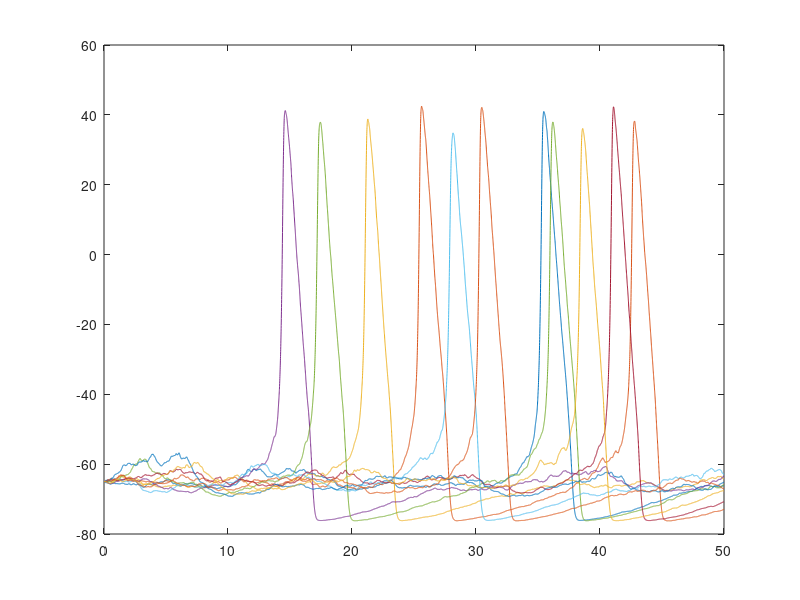

Write MATLAB code to recreate this figure.
% Stochastic Hodgkin and Huxley model
% Voltage is shifted from original model to agree with current conventions (Vext = 0)
%
% This script will simulate 10 parallel simulations of 50 ms and output the
% voltage traces.
%
% Diffusion approximation algorithm, as described by Fox 1997 (Biophys J.)
% and implemented by Goldywn 2011 (Phys Rev E). The square root of  the
% diffusion matrix is calculated at each time stepusing the steady state
% values of variables.

nsim=10; %number of parallel simulations
gK=36; gNa=120; gL=0.3; %mS/cm2
EK=-77; EL=-54.4; ENa=50; %mV
Tstop=50; dt=0.005; %ms
points = round(Tstop/dt);
NNa=3000;
NK=NNa*0.3;%NK=900;
%Iamp=10;

threshold=-10;
Eff=[];

tic();

firetimes=[];
xx=zeros(1,nsim);

vrec = zeros(points,nsim);
p=1;
%    mrec = zeros(points,nsim);
%    nrec=mrec;
v = -65*ones(1,nsim);
an=0.01*(v+55)./(1-exp(-(v+55)/10));
bn=0.125*exp(-(v+65)/80);
am=0.1*(v+40)./(1-exp(-(v+40)/10));
bm=4*exp(-(v+65)/18);
bh=(1)./(1+exp(-(v+35)/10));
ah=0.07*exp(-(v+65)/20);
M=am./bm;
H=ah./bh;
Nastatesum=(1+H).*(1+M).^3;
m=[ones(1,nsim);3*M;3*M.^2;M.^3;H;3*M.*H;3*M.^(2).*H;M.^(3).*H]./(ones(8,1)*Nastatesum);

N=an./bn;
Kstatesum=(1+N).^4;
n=[ones(1,nsim);4*N;6*N.^2;4*N.^3;N.^4]./(ones(5,1)*Kstatesum);

spikes=[];
firing=zeros(1,nsim);
tint=5;
for tt=dt:tint:Tstop
    for t = tt:dt:tt+tint-dt
        vrec(p,:) = v;
        %        mrec(p,:) = sum(m,'r');
        %        nrec(p,:) = sum(n,'r');
        %		Narec(p,:) = m(8,:);
        p=p+1;
    
        Imemb=gK*n(5,:).*(v-EK)+gNa*m(8,:).*(v-ENa)+gL*(v-EL);
        %		Imemb=gK*Kstates(5).*(v-EK)/NK+gNa*Nastates(8).*(v-ENa)/NNa+gL*(v-EL);
        
        an=0.01*(v+55)./(1-exp(-(v+55)/10));
        bn=0.125*exp(-(v+65)/80);
        am=0.1*(v+40)./(1-exp(-(v+40)/10));
        bm=4*exp(-(v+65)/18);
        bh=(1)./(1+exp(-(v+35)/10));
        ah=0.07*exp(-(v+65)/20);
        
        trans_m=[3*am.*m(1,:)-(2*am+bm+ah).*m(2,:)+2*bm.*m(3,:)+bh.*m(6,:);
            2*am.*m(2,:)-(2*bm+am+ah).*m(3,:)+3*bm.*m(4,:)+bh.*m(7,:);
            am.*m(3,:)-(3*bm+ah).*m(4,:)+bh.*m(8,:);
            -(3*am+bh).*m(5,:)+bm.*m(6,:)+ah.*m(1,:);
            3*am.*m(5,:)-(2*am+bm+bh).*m(6,:)+2*bm.*m(7,:)+ah.*m(2,:);
            2*am.*m(6,:)-(2*bm+am+bh).*m(7,:)+3*bm.*m(8,:)+ah.*m(3,:);
            am.*m(7,:)-(3*bm+bh).*m(8,:)+ah.*m(4,:)];
        
        %steady-state values of the variables
        mss=[bm.^(3).*bh;
            3*am.*bm.^(2).*bh;
            3*am.^(2).*bm.*bh;
            am.^(3).*bh;
            bm.^(3).*ah;
            3*am.*bm.^(2).*ah;
            3*am.^(2).*bm.*ah;
            am.^(3).*ah]./(ones(8,1)*((ah+bh).*(am+bm).^3));
        
        
        for ii = 1:nsim  %because this algorithm needs a matrix operation (line 90) it has to be done iterating over independent simulations
            ami=am(ii);bmi=bm(ii);ahi=ah(ii);bhi=bh(ii);
            Dmtx=[3*ami.*mss(1,ii)+(2*ami+bmi+ahi).*mss(2,ii)+2*bmi.*mss(3,ii)+bhi.*mss(6,ii),-2*(ami.*mss(2,ii)+bmi.*mss(3,ii)),0,0,-(ahi.*mss(2,ii)+bhi.*mss(6,ii)),0,0;
                -2*(ami.*mss(2,ii)+bmi.*mss(3,ii)),2*ami.*mss(2,ii)+(ami+2*bmi+ahi).*mss(3,ii)+3*bmi.*mss(4,ii)+bhi.*mss(7,ii),-(ami.*mss(3,ii)+3*bmi.*mss(4,ii)),0,0,-(ahi.*mss(3,ii)+bhi.*mss(7,ii)),0;
                0,-(ami.*mss(3,ii)+3*bmi.*mss(4,ii)),ami.*mss(3,ii)+(3*bmi+ahi).*mss(4,ii)+bhi.*mss(8,ii),0,0,0,-(ahi*mss(4,ii)+bhi.*mss(8,ii));
                0,0,0,ahi.*mss(1,ii)+(3*ami+bhi).*mss(5,ii)+bmi.*mss(6,ii),-(3*ami.*mss(5,ii)+bmi.*mss(6,ii)),0,0;
                -(ahi.*mss(2,ii)+bhi.*mss(6,ii)),0,0,-(3*ami.*mss(5,ii)+bmi.*mss(6,ii)),ahi.*mss(2,ii)+3*ami.*mss(5,ii)+(2*ami+bmi+bhi).*mss(6,ii)+2*bmi.*mss(7,ii),-2*(ami.*mss(6,ii)+bmi.*mss(7,ii)),0;
                0,-(ahi.*mss(3,ii)+bhi.*mss(7,ii)),0,0,-2*(ami.*mss(6,ii)+bmi.*mss(7,ii)),ahi.*mss(3,ii)+2*ami.*mss(6,ii)+(ami+2*bmi+bhi).*mss(7,ii)+3*bmi.*mss(8,ii),-(ami.*mss(7,ii)+3*bmi.*mss(8,ii));
                0,0,-(ahi*mss(4,ii)+bhi.*mss(8,ii)),0,0,-(ami.*mss(7,ii)+3*bmi.*mss(8,ii)),ahi.*mss(4,ii)+ami.*mss(7,ii)+(3*bmi+bhi).*mss(8,ii)]/NNa;
            
            Rvec(:,ii)=sqrtm(dt*Dmtx)*randn(7,1);
        end
        
        m(2:8,:)=m(2:8,:)+dt*trans_m+Rvec;
        m(1,:)=ones(1,nsim)-sum(m(2:8,:),1);
        
        
        trans_n=[-(bn+3*an).*n(2,:)+4*an.*n(1,:)+2*bn.*n(3,:);
            -(2*bn+2*an).*n(3,:)+3*an.*n(2,:)+3*bn.*n(4,:);
            -(3*bn+an).*n(4,:)+2*an.*n(3,:)+4*bn.*n(5,:);
            -4*bn.*n(5,:)+an.*n(4,:)];
        
        nss=[bn.^4;
            4*an.*bn.^3;
            6*an.^2 .*bn.^2;
            4*an.^3 .*bn;
            an.^4]./(ones(5,1)*((an + bn).^4));
        
        for ii = 1:nsim  %because this algorithm needs a matrix operation (line 90) it has to be done iterating over independent simulations
            ani=an(ii);bni=bn(ii);
            Dmtx = [4*ani*nss(1,ii)+(3*ani+bni)*nss(2,ii)+2*bni*nss(3,ii),-(3*ani*nss(2,ii)+2*bni*nss(3,ii)),0,0;
                -(3*ani*nss(2,ii)+2*bni*nss(3,ii)),3*ani*nss(2,ii)+2*(ani+bni)*nss(3,ii)+3*bni*nss(4,ii),-(2*ani*nss(3,ii)+3*bni*nss(4,ii)),0;
                0,-(2*ani*nss(3,ii)+3*bni*nss(4,ii)),2*ani*nss(3,ii)+(ani+3*bni)*nss(4,ii)+4*bni*nss(5,ii),-(ani*nss(4,ii)+4*bni*nss(5,ii));
                0,0,-(ani*nss(4,ii)+4*bni*nss(5,ii)),ani*nss(4,ii)+4*bni*nss(5,ii)]/NK;
            
            Rvec_n(:,ii)=sqrtm(dt*Dmtx)*randn(4,1);
        end
        
        
        n(2:5,:)=n(2:5,:)+dt*trans_n+Rvec_n;
        n(1,:)=ones(1,nsim)-sum(n(2:5,:),1);

        
        v=v-dt*Imemb;
    end
    fprintf('time %g ms\n',t)
end
realt=toc();
fprintf('ISIsHH85DAGss realtime: %g sec\n',realt)

clf
plot(dt:dt:Tstop,vrec)

